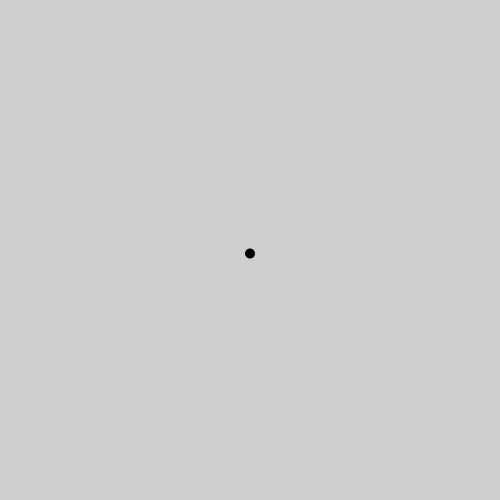
Frame 1 (no input)
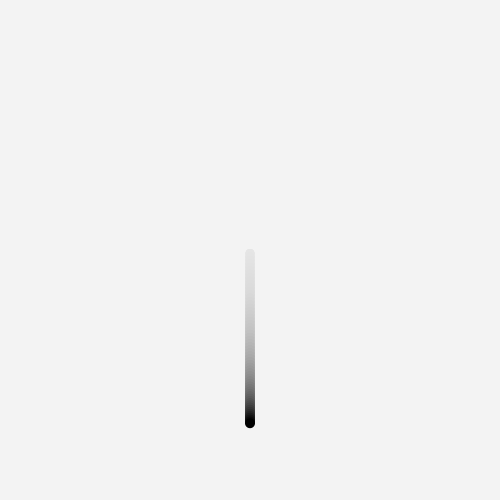
Frame 60 (the mouse pressed at the canvas centre just before this capture)
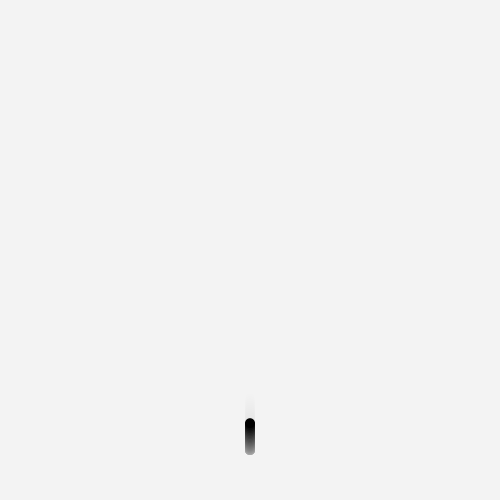
Frame 120 (the mouse held since frame 60 and released just before this capture)

The Processing sketch that drew these frames (run headless with seeded random() and noise(); from frame 60 on, the mouse is pressed at the canvas centre):

// Processing sketch: round6
// ── round6.pde
int angle=0;
float radius = 200;
void setup() {
  size(500,500);
    noStroke();
}

void draw() {
  fill(255,10);
  rect(0,0,width,height);
  angle += 1;
  float x = width/2 + 0 * cos(radians(angle));
  float y = height/2 + radius * sin(radians(angle));
  fill(0);
  ellipse(x,y,10,10);
}
